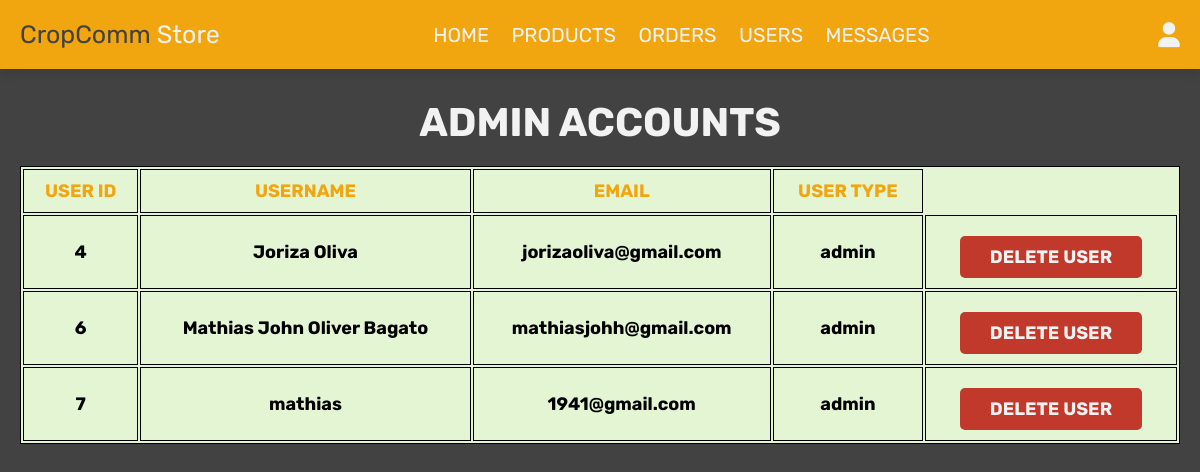
The app's page /admin_adminaccs.php (signed in) with its own data.
### tables this page shows
CREATE TABLE `users` (
  `id` int(11) NOT NULL,
  `name` varchar(100) NOT NULL,
  `email` varchar(100) NOT NULL,
  `password` varchar(100) NOT NULL,
  `user_type` varchar(20) NOT NULL DEFAULT 'user'
);

### admin_adminaccs.php (the view, shortened to what this page needs)
<?php
include 'config.php';
?>
<!DOCTYPE html>
<html lang="en">
<head>
   <link rel="stylesheet" href="https://cdnjs.cloudflare.com/ajax/libs/font-awesome/6.0.0/css/all.min.css">
   <link rel="stylesheet" href="css/adminstyle.css">
</head>
<body>
<?php include 'admin_header.php'; ?>
<section class="users">
   <h1 class="title"> Admin Accounts </h1>
<div style="overflow-x:auto;">
<table>
            <tr>
            <th>USER ID</th>
            <th>USERNAME</th>
            <th>EMAIL</th>
            <th>USER TYPE</th>
            </tr>
            <?php
            $select_users = mysqli_query($conn, "SELECT * FROM `users`WHERE user_type = 'admin'") or die('Query failed!');
           if(mysqli_num_rows($select_users) > 0){
                while($fetch_users = mysqli_fetch_assoc($select_users)){
            ?>
            <tr>
                <td><?php echo $fetch_users['id'];?></td>
                <td><?php echo $fetch_users['name']; ?></td>
                <td><?php echo $fetch_users['email'];?></td>
                <td><?php if($fetch_users['user_type'] == 'ADMIN'){ echo 'var(--orange)'; } ?><?php echo $fetch_users['user_type']; ?></td>
                <td> <a href="admin_users.php?delete=<?php echo $fetch_users['id']; ?>" onclick="return CONFIRM('delete this user?');" class="delete-btn">DELETE USER</a></td>
   </div>
            </tr>
            <?php
                }
               }else{
                  echo '<p class="empty">No Users</p>';
               }
            ?>
</section>
</body>
</html>

### css/adminstyle.css (style rules this page uses)
:root { --pink:#ea0f8f; --blue:#2a0475; --purple:#8e44ad; --red:#c0392b; --orange:#f1a50f; --black:#424242; --white:#f2f2f2; --gray: #6a6c70; --light-gray :#8a8d93; --light-color:#616161; --light-white:#ccc; --light-bg:#f5f5f5; --box-shadow:.5rem .5rem 0 #53bbd2; --border:.2rem solid var(--light-color); --border:.1rem solid var(--black); --box-shadow:0 .5rem 1rem 0 rgba(0, 0, 0,.1); }
* { font-family: 'Rubik', sans-serif; margin:0; padding:0; box-sizing: border-box; outline: none; border:none; text-decoration: none; }
html { font-size: 62.5%; overflow-x: hidden; }
body { background-color: var(--black); position: relative; }
section { padding:3rem 2rem; }
.title { text-align: center; margin-bottom: 2rem; text-transform: uppercase; color:var(--white); font-size: 4rem; }
.btn, .option-btn, .delete-btn, .white-btn { display: inline-block; margin-top: 1rem; padding:1rem 3rem; cursor: pointer; color:var(--white); font-size: 1.8rem; border-radius: .5rem; text-transform: capitalize; }
.delete-btn { background-color: var(--red); }
.users table { margin: 0 auto; font-size: large; border: 1px solid black; width: 100%; background-color: #E4F5D4; }
.users th { font-weight: bold; border: 1px solid black; padding: 10px; text-align: center; color: var(--orange); }
.users td { font-weight: bold; border: 1px solid black; padding: 10px; text-align: center; }

### records on screen
users: id "4", name "Joriza Oliva", email "jorizaoliva@gmail.com", user_type "admin"
users: id "6", name "Mathias John Oliver Bagato", email "mathiasjohh@gmail.com", user_type "admin"
users: id "7", name "mathias", email "1941@gmail.com", user_type "admin"
